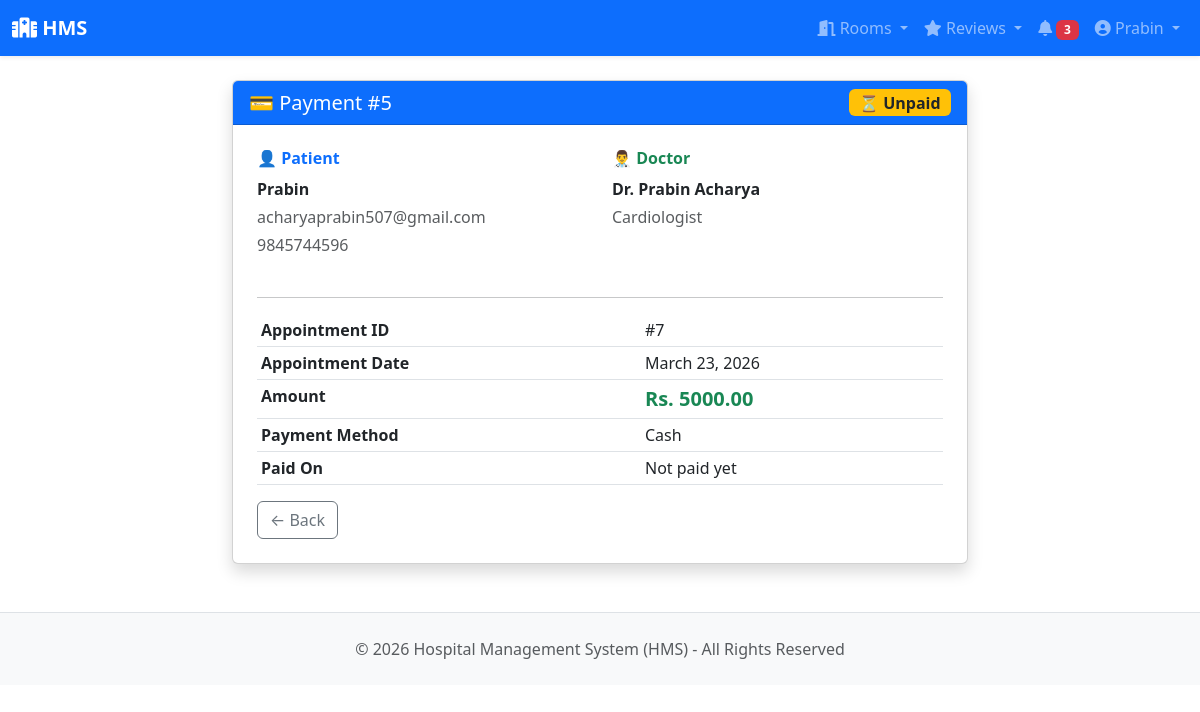
Page /payments/5/ (signed in) on the committed database.
### users/models.py (models this page shows, shortened)
class User(AbstractBaseUser, PermissionsMixin):
    ROLE_CHOICES = [
        ('PATIENT', 'Patient'),
        ('DOCTOR', 'Doctor'),
        ('RECEPTIONIST', 'Receptionist'),
        ('LAB_TECHNICIAN', 'Lab Technician'),
        ('ADMIN', 'Super Admin'),
    ]
    email = models.EmailField(unique=True)
    username = models.CharField(max_length=50)
    role = models.CharField(max_length=20, choices=ROLE_CHOICES, default='PATIENT')
    is_active = models.BooleanField(default=False)  # False until email activated
    is_staff = models.BooleanField(default=False)
    date_joined = models.DateTimeField(auto_now_add=True)
    activation_token = models.CharField(max_length=200, blank=True, null=True)
    objects = UserManager()
    USERNAME_FIELD = 'email'
    REQUIRED_FIELDS = ['username']

class PatientProfile(models.Model):
    GENDER_CHOICES = [
        ('M', 'Male'),
        ('F', 'Female'),
        ('O', 'Other'),
    ]
    BLOOD_GROUP_CHOICES = [
        ('A+', 'A+'), ('A-', 'A-'),
        ('B+', 'B+'), ('B-', 'B-'),
        ('AB+', 'AB+'), ('AB-', 'AB-'),
        ('O+', 'O+'), ('O-', 'O-'),
    ]
    user = models.OneToOneField(User, on_delete=models.CASCADE, related_name='patient_profile')
    full_name = models.CharField(max_length=100)
    phone = models.CharField(max_length=15, blank=True)
    gender = models.CharField(max_length=1, choices=GENDER_CHOICES, blank=True)
    date_of_birth = models.DateField(null=True, blank=True)
    blood_group = models.CharField(max_length=3, choices=BLOOD_GROUP_CHOICES, blank=True)
    height = models.FloatField(null=True, blank=True, help_text="Height in cm")
    weight = models.FloatField(null=True, blank=True, help_text="Weight in kg")
    image = models.ImageField(upload_to='patients/profile/', null=True, blank=True)
    address = models.TextField(blank=True)
    emergency_contact = models.CharField(max_length=15, blank=True)
    created_at = models.DateTimeField(auto_now_add=True)
    updated_at = models.DateTimeField(auto_now=True)

### payments/models.py (models this page shows, shortened)
class Payment(models.Model):
    STATUS_CHOICES = [
        ('UNPAID', 'Unpaid'),
        ('PAID', 'Paid'),
        ('REFUNDED', 'Refunded'),
    ]
    METHOD_CHOICES = [
        ('CASH', 'Cash'),
        ('CARD', 'Card'),
        ('KHALTI', 'Khalti'),
        ('ESEWA', 'eSewa'),
        ('ONLINE', 'Online'),
    ]
    PAYMENT_TYPE_CHOICES = [
        ('APPOINTMENT', 'Appointment'),
        ('LAB_TEST', 'Lab Test'),
    ]
    payment_type = models.CharField(
        max_length=15,
        choices=PAYMENT_TYPE_CHOICES,
        default='APPOINTMENT'
    )
    appointment = models.ForeignKey(
        'appointments.Appointment',
        on_delete=models.CASCADE,
        related_name='payments',
        null=True, blank=True
    )
    lab_booking = models.ForeignKey(
        'lab.TestBooking',
        on_delete=models.CASCADE,
        related_name='payments',
        null=True, blank=True
    )
    patient = models.ForeignKey(
        'users.PatientProfile',
        on_delete=models.CASCADE,
        related_name='payments'
    )
    doctor = models.ForeignKey(
    'clinical.Doctor',
    on_delete=models.CASCADE,
    related_name='payments',
    null=True, blank=True
    )
    amount = models.DecimalField(max_digits=10, decimal_places=2)
    status = models.CharField(
        max_length=10,
        choices=STATUS_CHOICES,
        default='UNPAID'
    )
    payment_method = models.CharField(
        max_length=10,
        choices=METHOD_CHOICES,
        default='CASH',
        blank=True
    )
    paid_at = models.DateTimeField(null=True, blank=True)
    receipt_file = models.FileField(
        upload_to='payments/receipts/',
        null=True, blank=True
    )
    notes = models.TextField(blank=True)
    created_at = models.DateTimeField(auto_now_add=True)
    updated_at = models.DateTimeField(auto_now=True)

### clinical/models.py (models this page shows, shortened)
class Doctor(models.Model):
    user = models.OneToOneField(User, on_delete=models.CASCADE, related_name='doctor_profile')
    specialization = models.ForeignKey(Specialization, on_delete=models.SET_NULL, null=True, related_name='doctors')
    consultation_fee = models.DecimalField(max_digits=8, decimal_places=2, default=0)
    bio = models.TextField(blank=True)
    experience_years = models.IntegerField(default=0)
    is_available = models.BooleanField(default=True)
    photo = models.ImageField(upload_to='doctors/profile/', null=True, blank=True)
    phone = models.CharField(max_length=15, blank=True)
    created_at = models.DateTimeField(auto_now_add=True)
    updated_at = models.DateTimeField(auto_now=True)
    class Meta:
        ordering = ['user__username']

class Specialization(models.Model):
    name = models.CharField(max_length=100, unique=True)
    description = models.TextField(blank=True)
    icon = models.CharField(max_length=50, blank=True, help_text="Bootstrap icon class e.g. bi-heart-pulse")
    is_active = models.BooleanField(default=True)
    created_at = models.DateTimeField(auto_now_add=True)
    def __str__(self):
        return self.name
    class Meta:
        ordering = ['name']

### appointments/models.py (models this page shows, shortened)
class Appointment(models.Model):
    STATUS_CHOICES = [
        ('PENDING', 'Pending'),
        ('CONFIRMED', 'Confirmed'),
        ('CANCELLED', 'Cancelled'),
        ('COMPLETED', 'Completed'),
    ]
    patient = models.ForeignKey(
        'users.PatientProfile',
        on_delete=models.CASCADE,
        related_name='appointments'
    )
    doctor = models.ForeignKey(
        'clinical.Doctor',
        on_delete=models.CASCADE,
        related_name='appointments'
    )
    date = models.DateField()
    start_time = models.TimeField()
    end_time = models.TimeField()
    status = models.CharField(max_length=10, choices=STATUS_CHOICES, default='PENDING')
    notes = models.TextField(blank=True, help_text="Patient notes for doctor")
    pdf_file = models.FileField(upload_to='appointments/pdfs/', null=True, blank=True)
    qr_code = models.ImageField(upload_to='appointments/qrcodes/', null=True, blank=True)
    created_at = models.DateTimeField(auto_now_add=True)
    updated_at = models.DateTimeField(auto_now=True)
    class Meta:
        unique_together = ['doctor', 'date', 'start_time']
        ordering = ['-date', '-start_time']

### payments/views.py (the view)
# urls.py: path('<int:pk>/', views.payment_detail, name='payment_detail'),
@login_required
def payment_detail(request, pk):
    payment = get_object_or_404(Payment, pk=pk)
    if request.user.role == 'PATIENT':
        if payment.patient != request.user.patient_profile:
            messages.error(request, 'Access denied.')
            return redirect('payments:patient_payments')
    elif request.user.role not in ['ADMIN', 'RECEPTIONIST']:
        messages.error(request, 'Access denied.')
        return redirect('users:dashboard')
    return render(request, 'payments/payment_detail.html', {
        'payment': payment
    })

### notifications/context_processors.py (called while the page is built)
def unread_notifications(request):
    if request.user.is_authenticated:
        count = Notification.objects.filter(recipient=request.user, is_read=False).count()
        return {'unread_notification_count': count}
    return {'unread_notification_count': 0}

### templates/payments/payment_detail.html (shortened to what this page needs)
{% extends 'base.html' %}
{% block content %}
<div class="row justify-content-center">
    <div class="col-md-8">
        <div class="card shadow">
            <div class="card-header bg-primary text-white d-flex justify-content-between align-items-center">
                <h5 class="mb-0">💳 Payment #{{ payment.id }}</h5>
                {% if payment.status == 'PAID' %}
                    <span class="badge bg-success fs-6">✅ Paid</span>
                {% elif payment.status == 'UNPAID' %}
                    <span class="badge bg-warning text-dark fs-6">⏳ Unpaid</span>
                {% elif payment.status == 'REFUNDED' %}
                    <span class="badge bg-info fs-6">↩ Refunded</span>
                {% endif %}
            </div>
            <div class="card-body p-4">
                <div class="row mb-4">
                    <div class="col-md-6">
                        <h6 class="text-primary fw-bold">👤 Patient</h6>
                        <p class="mb-1"><strong>{{ payment.patient.full_name }}</strong></p>
                        <p class="mb-1 text-muted">{{ payment.patient.user.email }}</p>
                        <p class="text-muted">{{ payment.patient.phone|default:"N/A" }}</p>
                    </div>
                    <div class="col-md-6">
                        <h6 class="text-success fw-bold">👨‍⚕️ Doctor</h6>
                        <p class="mb-1"><strong>Dr. {{ payment.doctor.user.username }}</strong></p>
                        <p class="mb-1 text-muted">{{ payment.doctor.specialization }}</p>
                    </div>
                </div>
                <hr>
                <table class="table table-sm">
                    <tr><td><strong>Appointment ID</strong></td><td>#{{ payment.appointment.id }}</td></tr>
                    <tr><td><strong>Appointment Date</strong></td><td>{{ payment.appointment.date }}</td></tr>
                    <tr><td><strong>Amount</strong></td><td class="text-success fw-bold fs-5">Rs. {{ payment.amount }}</td></tr>
                    <tr><td><strong>Payment Method</strong></td><td>{{ payment.get_payment_method_display|default:"—" }}</td></tr>
                    <tr><td><strong>Paid On</strong></td><td>{{ payment.paid_at|date:"d M Y H:i"|default:"Not paid yet" }}</td></tr>
                </table>
                <div class="d-flex gap-2 mt-3 flex-wrap">
                    {% if request.user.role == 'PATIENT' %}
                    <a href="{% url 'payments:patient_payments' %}"
                       class="btn btn-outline-secondary">← Back</a>
                    {% else %}
                    <a href="{% url 'payments:admin_payments' %}"
                       class="btn btn-outline-secondary">← Back</a>
                    {% endif %}
                </div>
            </div>
        </div>
    </div>
</div>
{% endblock %}

### templates/base.html (shortened to what this page needs)
<!DOCTYPE html>
<html lang="en">
<head>
    <link href="https://cdn.jsdelivr.net/npm/bootstrap@5.3.0/dist/css/bootstrap.min.css" rel="stylesheet">
    <link href="https://cdnjs.cloudflare.com/ajax/libs/font-awesome/6.0.0/css/all.min.css" rel="stylesheet">
</head>
<body>
{% if user.is_authenticated %}
<nav class="navbar navbar-expand-lg navbar-dark bg-primary sticky-top shadow-sm">
    <div class="container-fluid">
        <a class="navbar-brand fw-bold" href="{% url 'users:dashboard' %}">
            <i class="fas fa-hospital"></i> HMS
        </a>
        <div class="collapse navbar-collapse" id="navbarNav">
            <div class="navbar-nav ms-auto">
                {% if user.role == 'PATIENT' or user.role == 'DOCTOR' or user.role == 'RECEPTIONIST' or user.role == 'ADMIN' %}
                <div class="nav-item dropdown">
                    <a class="nav-link dropdown-toggle" href="#" id="roomsDropdown" role="button" data-bs-toggle="dropdown">
                        <i class="fas fa-door-open"></i> Rooms
                    </a>
                </div>
                {% endif %}
                {% if user.role == 'PATIENT' or user.role == 'DOCTOR' %}
                <div class="nav-item dropdown">
                    <a class="nav-link dropdown-toggle" href="#" id="reviewsDropdown" role="button" data-bs-toggle="dropdown">
                        <i class="fas fa-star"></i> Reviews
                    </a>
                </div>
                {% endif %}
                <a class="nav-link" href="{% url 'notifications:notification_list' %}" title="Notifications">
                    <i class="fas fa-bell"></i>
                    {% if unread_notification_count > 0 %}
                        <span class="badge bg-danger">{{ unread_notification_count }}</span>
                    {% endif %}
                </a>
                <div class="nav-item dropdown">
                    <a class="nav-link dropdown-toggle" href="#" id="userDropdown" role="button" data-bs-toggle="dropdown">
                        <i class="fas fa-user-circle"></i> {{ user.first_name|default:user.username }}
                    </a>
                </div>
            </div>
        </div>
    </div>
</nav>
{% endif %}
<div class="{% if user.is_authenticated %}container{% else %}container-fluid{% endif %} mt-4">
    {% block content %}{% endblock %}
</div>
<footer class="bg-light text-muted py-4 mt-5 border-top">
    <div class="container text-center">
        <p class="mb-0">&copy; 2026 Hospital Management System (HMS) - All Rights Reserved</p>
    </div>
</footer>
<link href="https://cdnjs.cloudflare.com/ajax/libs/font-awesome/6.0.0/css/all.min.css" rel="stylesheet">
</body>
</html>

### rows in the picture
User: first_name "Prabin"
Payment: id "5", patient.full_name "Prabin", patient.user.email "acharyaprabin507@gmail.com", patient.phone "9845744596", doctor.user.username "Prabin Acharya", doctor.specialization "Cardiologist", appointment.id "7", appointment "March 23, 2026", amount "5000.00", payment_method "Cash", paid_at "Not paid yet"

### other values in the picture
{{ unread_notification_count }} "3"
